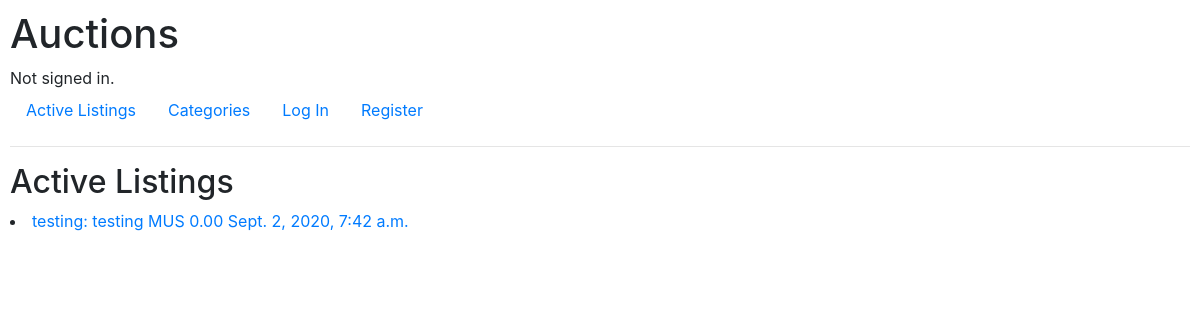
The page / on the database its author committed.
### auctions/models.py (models this page shows, shortened)
class Auction(models.Model):
    MOTORS = "MOT"
    FASHINON = "FAS"
    ELECTRONICS = "ELE"
    COLLECTIBLES_ARTS = "ART"
    HOME_GARDES = "HGA"
    SPORTING_GOODS = "SPO"
    TOYS = "TOY"
    BUSSINES_INDUSTRIAL = "BUS"
    MUSIC = "MUS"
    CATEGORY = [
        (MOTORS, "Motors"),
        (FASHINON, "Fashion"),
        (ELECTRONICS, "Electronics"),
        (COLLECTIBLES_ARTS, "Collectibles & Art"),
        (HOME_GARDES, "Home & Garden"),
        (SPORTING_GOODS, "Sporting Goods"),
        (TOYS, "Toys"),
        (BUSSINES_INDUSTRIAL, "Business & Industrial"),
        (MUSIC, "Music"),
    ]
    seller = models.ForeignKey(User, on_delete=models.CASCADE)
    title = models.CharField(max_length=64, blank=False)
    description = models.TextField(blank=True)
    current_price = models.DecimalField(max_digits=11, decimal_places=2, default=0.0)
    category = models.CharField(max_length=3, choices=CATEGORY, default=MOTORS)
    image_url = models.URLField(blank=True)
    publication_date = models.DateTimeField(auto_now_add=True)
    closed = models.BooleanField(default=False)
    class Meta:
        verbose_name = "auction"
        verbose_name_plural = "auctions"

### auctions/views.py (the view)
# urls.py: path("", views.index, name="index"),
def index(request):
    auctions = Auction.objects.filter(closed=False).order_by("-publication_date")
    return render(request, "auctions/index.html", {
        "auctions": auctions
    })

### auctions/templates/auctions/index.html
{% extends "auctions/layout.html" %}
{% block body %}
    <h2>Active Listings</h2>
    {% for auction in auctions %}
        <li><a href="{% url 'auctions:listing_page' auction_id=auction.id %}"> {{ auction.title }}: {{ auction.description }} {{auction.category}} {{auction.current_price}} {{auction.publication_date}}</a></li>
    {% empty %}
        No auctions yet
    {% endfor %}
{% endblock %}

### auctions/static/auctions/styles.css (style rules this page uses)
body { padding: 10px; }

### rows shown on the page
Auction: title "testing", description "testing", category "MUS", current_price "0.00", publication_date "Sept. 2, 2020, 7:42 a.m."
